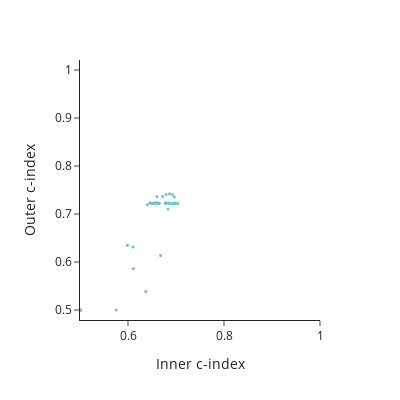
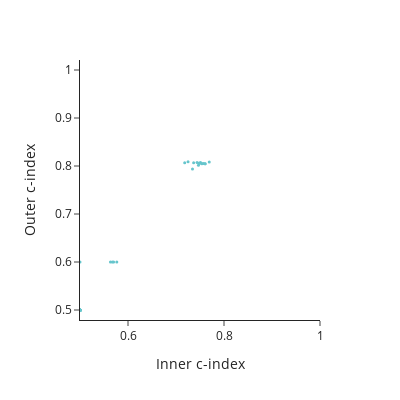
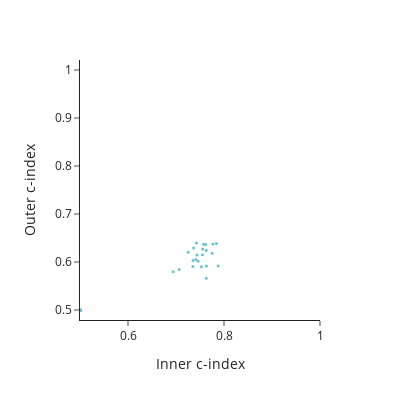
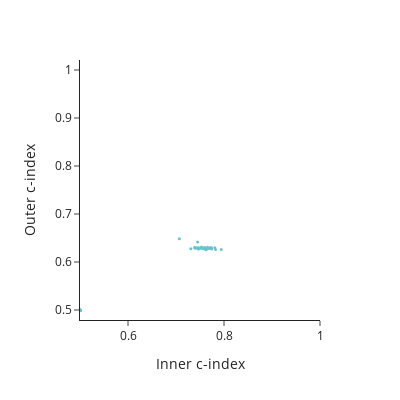

Notebook code for these charts, in order:
### Code cell
show_hyperparameter_analysis('fa2590ba961c447eaabb0a19dc8d3281')

### Figure 1 — Plotly figure (JSON) as saved in the notebook; plotly's stock layout.template omitted (floating-point values rounded to 4 significant figures)
{"data": [{"customdata": [["<br>estimator__inner:<br>  alphas:<br>  - 72.908<br>  l1_ratio: 0.85<br>missing_fraction: 0.625<br>"], ["<br>estimator__inner:<br>  alphas:<br>  - 753.384<br>  l1_ratio: 0.631<br>missing_fraction: 0.211<br>"], ["<br>estimator__inner:<br>  alphas:<br>  - 39.83<br>  l1_ratio: 0.429<br>missing_fraction: 0.234<br>"], ["<br>estimator__inner:<br>  alphas:<br>  - 80.861<br>  l1_ratio: 0.616<br>missing_fraction: 0.507<br>"], ["<br>estimator__inner:<br>  alphas:<br>  - 0.775<br>  l1_ratio: 0.125<br>missing_fraction: 0.254<br>"], ["<br>estimator__inner:<br>  alphas:<br>  - 15.998<br>  l1_ratio: 0.742<br>missing_fraction: 0.639<br>"], ["<br>estimator__inner:<br>  alphas:<br>  - 1.433<br>  l1_ratio: 0.852<br>missing_fraction: 0.794<br>"], ["<br>estimator__inner:<br>  alphas:<br>  - 534.962<br>  l1_ratio: 0.887<br>missing_fraction: 0.467<br>"], ["<br>estimator__inner:<br>  alphas:<br>  - 1.006<br>  l1_ratio: 0.822<br>missing_fraction: 0.905<br>"], ["<br>estimator__inner:<br>  alphas:<br>  - 0.143<br>  l1_ratio: 0.53<br>missing_fraction: 0.788<br>"], ["<br>estimator__inner:<br>  alphas:<br>  - 4.439<br>  l1_ratio: 0.381<br>missing_fraction: 0.532<br>"], ["<br>estimator__inner:<br>  alphas:<br>  - 1.23<br>  l1_ratio: 0.846<br>missing_fraction: 0.929<br>"], ["<br>estimator__inner:<br>  alphas:<br>  - 0.488<br>  l1_ratio: 0.723<br>missing_fraction: 0.76<br>"], ["<br>estimator__inner:<br>  alphas:<br>  - 0.895<br>  l1_ratio: 0.858<br>missing_fraction: 0.906<br>"], ["<br>estimator__inner:<br>  alphas:<br>  - 4.15<br>  l1_ratio: 0.676<br>missing_fraction: 0.926<br>"], ["<br>estimator__inner:<br>  alphas:<br>  - 0.785<br>  l1_ratio: 0.519<br>missing_fraction: 0.383<br>"], ["<br>estimator__inner:<br>  alphas:<br>  - 3.698<br>  l1_ratio: 0.871<br>missing_fraction: 0.736<br>"], ["<br>estimator__inner:<br>  alphas:<br>  - 485.82<br>  l1_ratio: 0.897<br>missing_fraction: 0.441<br>"], ["<br>estimator__inner:<br>  alphas:<br>  - 35.708<br>  l1_ratio: 0.163<br>missing_fraction: 0.441<br>"], ["<br>estimator__inner:<br>  alphas:<br>  - 40.476<br>  l1_ratio: 0.878<br>missing_fraction: 0.817<br>"], ["<br>estimator__inner:<br>  alphas:<br>  - 0.278<br>  l1_ratio: 0.766<br>missing_fraction: 0.539<br>"], ["<br>estimator__inner:<br>  alphas:<br>  - 49.038<br>  l1_ratio: 0.346<br>missing_fraction: 0.451<br>"], ["<br>estimator__inner:<br>  alphas:<br>  - 1.179<br>  l1_ratio: 0.887<br>missing_fraction: 0.737<br>"], ["<br>estimator__inner:<br>  alphas:<br>  - 82.854<br>  l1_ratio: 0.19<br>missing_fraction: 0.481<br>"], ["<br>estimator__inner:<br>  alphas:<br>  - 26.09<br>  l1_ratio: 0.269<br>missing_fraction: 0.834<br>"], ["<br>estimator__inner:<br>  alphas:<br>  - 0.372<br>  l1_ratio: 0.675<br>missing_fraction: 0.159<br>"], ["<br>estimator__inner:<br>  alphas:<br>  - 9.135<br>  l1_ratio: 0.725<br>missing_fraction: 0.908<br>"], ["<br>estimator__inner:<br>  alphas:<br>  - 734.016<br>  l1_ratio: 0.239<br>missing_fraction: 0.5<br>"], ["<br>estimator__inner:<br>  alphas:<br>  - 0.422<br>  l1_ratio: 0.747<br>missing_fraction: 0.576<br>"], ["<br>estimator__inner:<br>  alphas:<br>  - 714.096<br>  l1_ratio: 0.858<br>missing_fraction: 0.444<br>"], ["<br>estimator__inner:<br>  alphas:<br>  - 246.514<br>  l1_ratio: 0.42<br>missing_fraction: 0.659<br>"], ["<br>estimator__inner:<br>  alphas:<br>  - 427.469<br>  l1_ratio: 0.862<br>missing_fraction: 0.358<br>"], ["<br>estimator__inner:<br>  alphas:<br>  - 953.271<br>  l1_ratio: 0.75<br>missing_fraction: 0.83<br>"], ["<br>estimator__inner:<br>  alphas:<br>  - 93.053<br>  l1_ratio: 0.856<br>missing_fraction: 0.64<br>"], ["<br>estimator__inner:<br>  alphas:<br>  - 970.586<br>  l1_ratio: 0.725<br>missing_fraction: 0.638<br>"], ["<br>estimator__inner:<br>  alphas:<br>  - 14.176<br>  l1_ratio: 0.354<br>missing_fraction: 0.933<br>"], ["<br>estimator__inner:<br>  alphas:<br>  - 0.128<br>  l1_ratio: 0.559<br>missing_fraction: 0.288<br>"], ["<br>estimator__inner:<br>  alphas:<br>  - 0.118<br>  l1_ratio: 0.532<br>missing_fraction: 0.313<br>"], ["<br>estimator__inner:<br>  alphas:<br>  - 0.103<br>  l1_ratio: 0.527<br>missing_fraction: 0.328<br>"], ["<br>estimator__inner:<br>  alphas:<br>  - 0.113<br>  l1_ratio: 0.518<br>missing_fraction: 0.286<br>"], ["<br>estimator__inner:<br>  alphas:<br>  - 0.102<br>  l1_ratio: 0.556<br>missing_fraction: 0.293<br>"], ["<br>estimator__inner:<br>  alphas:<br>  - 0.106<br>  l1_ratio: 0.579<br>missing_fraction: 0.268<br>"], ["<br>estimator__inner:<br>  alphas:<br>  - 0.125<br>  l1_ratio: 0.529<br>missing_fraction: 0.269<br>"], ["<br>estimator__inner:<br>  alphas:<br>  - 0.103<br>  l1_ratio: 0.55<br>missing_fraction: 0.309<br>"], ["<br>estimator__inner:<br>  alphas:<br>  - 0.148<br>  l1_ratio: 0.539<br>missing_fraction: 0.292<br>"], ["<br>estimator__inner:<br>  alphas:<br>  - 0.109<br>  l1_ratio: 0.539<br>missing_fraction: 0.292<br>"], ["<br>estimator__inner:<br>  alphas:<br>  - 0.104<br>  l1_ratio: 0.585<br>missing_fraction: 0.295<br>"], ["<br>estimator__inner:<br>  alphas:<br>  - 0.119<br>  l1_ratio: 0.535<br>missing_fraction: 0.297<br>"], ["<br>estimator__inner:<br>  alphas:<br>  - 0.115<br>  l1_ratio: 0.015<br>missing_fraction: 0.326<br>"], ["<br>estimator__inner:<br>  alphas:<br>  - 0.117<br>  l1_ratio: 0.54<br>missing_fraction: 0.308<br>"], ["<br>estimator__inner:<br>  alphas:<br>  - 0.111<br>  l1_ratio: 0.532<br>missing_fraction: 0.351<br>"], ["<br>estimator__inner:<br>  alphas:<br>  - 0.103<br>  l1_ratio: 0.55<br>missing_fraction: 0.298<br>"], ["<br>estimator__inner:<br>  alphas:<br>  - 0.168<br>  l1_ratio: 0.024<br>missing_fraction: 0.297<br>"], ["<br>estimator__inner:<br>  alphas:<br>  - 0.112<br>  l1_ratio: 0.559<br>missing_fraction: 0.32<br>"], ["<br>estimator__inner:<br>  alphas:<br>  - 0.106<br>  l1_ratio: 0.003<br>missing_fraction: 0.316<br>"], ["<br>estimator__inner:<br>  alphas:<br>  - 0.109<br>  l1_ratio: 0.518<br>missing_fraction: 0.35<br>"], ["<br>estimator__inner:<br>  alphas:<br>  - 0.127<br>  l1_ratio: 0.048<br>missing_fraction: 0.306<br>"], ["<br>estimator__inner:<br>  alphas:<br>  - 0.11<br>  l1_ratio: 0.545<br>missing_fraction: 0.296<br>"], ["<br>estimator__inner:<br>  alphas:<br>  - 0.137<br>  l1_ratio: 0.009<br>missing_fraction: 0.335<br>"], ["<br>estimator__inner:<br>  alphas:<br>  - 0.1<br>  l1_ratio: 0.538<br>missing_fraction: 0.266<br>"], ["<br>estimator__inner:<br>  alphas:<br>  - 0.11<br>  l1_ratio: 0.59<br>missing_fraction: 0.313<br>"], ["<br>estimator__inner:<br>  alphas:<br>  - 0.127<br>  l1_ratio: 0.532<br>missing_fraction: 0.305<br>"], ["<br>estimator__inner:<br>  alphas:<br>  - 0.101<br>  l1_ratio: 0.556<br>missing_fraction: 0.304<br>"], ["<br>estimator__inner:<br>  alphas:<br>  - 0.106<br>  l1_ratio: 0.527<br>missing_fraction: 0.314<br>"], ["<br>estimator__inner:<br>  alphas:<br>  - 0.113<br>  l1_ratio: 0.534<br>missing_fraction: 0.294<br>"], ["<br>estimator__inner:<br>  alphas:<br>  - 0.105<br>  l1_ratio: 0.54<br>missing_fraction: 0.303<br>"]], "hovertemplate": "inner=%{x:.1f}<br>outer=%{y}<br>hyperparameters=%{customdata[0]}<extra></extra>", "legendgroup": "", "marker": {"color": "rgb(102, 197, 204)", "symbol": "circle", "size": 3}, "mode": "markers", "name": "", "orientation": "v", "showlegend": false, "x": [0.5, 0.5, 0.5, 0.5, 0.6834, 0.5, 0.5, 0.5, 0.5, 0.6721, 0.5, 0.5, 0.6109, 0.5754, 0.5, 0.6369, 0.5, 0.5, 0.5, 0.5, 0.5986, 0.5, 0.5, 0.5, 0.5, 0.6104, 0.5, 0.5, 0.6681, 0.5, 0.5, 0.5, 0.5, 0.5, 0.5, 0.5, 0.6933, 0.6647, 0.6617, 0.6582, 0.6949, 0.6651, 0.6495, 0.6583, 0.6404, 0.6563, 0.6494, 0.6586, 0.6926, 0.6864, 0.6779, 0.6804, 0.6603, 0.6991, 0.6864, 0.678, 0.6965, 0.6526, 0.6793, 0.6455, 0.7035, 0.6961, 0.6787, 0.6865, 0.6932, 0.6847], "xaxis": "x", "y": [0.5, 0.5, 0.5, 0.5, 0.7105, 0.5, 0.5, 0.5, 0.5, 0.7364, 0.5, 0.5, 0.5865, 0.5, 0.5, 0.5387, 0.5, 0.5, 0.5, 0.5, 0.6349, 0.5, 0.5, 0.5, 0.5, 0.6313, 0.5, 0.5, 0.6137, 0.5, 0.5, 0.5, 0.5, 0.5, 0.5, 0.5, 0.7207, 0.7221, 0.7232, 0.7227, 0.723, 0.7224, 0.7216, 0.723, 0.719, 0.7227, 0.7224, 0.7219, 0.7404, 0.7221, 0.7226, 0.7229, 0.7367, 0.7221, 0.7422, 0.723, 0.7354, 0.7225, 0.7404, 0.7232, 0.7219, 0.7214, 0.723, 0.723, 0.7225, 0.723], "yaxis": "y", "type": "scatter"}], "layout": {"xaxis": {"anchor": "y", "domain": [0.0, 1.0], "title": {"text": "Inner c-index"}, "range": [0.5, 1]}, "yaxis": {"anchor": "x", "domain": [0.0, 1.0], "title": {"text": "Outer c-index"}, "scaleanchor": "x", "scaleratio": 1, "range": [0.5, 1]}, "legend": {"tracegroupgap": 0}, "margin": {"t": 60}, "height": 400, "width": 400}}

### Figure 2 — Plotly figure (JSON) as saved in the notebook; plotly's stock layout.template omitted (floating-point values rounded to 4 significant figures)
{"data": [{"customdata": [["<br>estimator__inner:<br>  alphas:<br>  - 0.152<br>  l1_ratio: 0.67<br>missing_fraction: 0.562<br>"], ["<br>estimator__inner:<br>  alphas:<br>  - 876.864<br>  l1_ratio: 0.891<br>missing_fraction: 0.201<br>"], ["<br>estimator__inner:<br>  alphas:<br>  - 5.453<br>  l1_ratio: 0.372<br>missing_fraction: 0.356<br>"], ["<br>estimator__inner:<br>  alphas:<br>  - 98.436<br>  l1_ratio: 0.616<br>missing_fraction: 0.673<br>"], ["<br>estimator__inner:<br>  alphas:<br>  - 160.838<br>  l1_ratio: 0.581<br>missing_fraction: 0.49<br>"], ["<br>estimator__inner:<br>  alphas:<br>  - 0.7<br>  l1_ratio: 0.58<br>missing_fraction: 0.225<br>"], ["<br>estimator__inner:<br>  alphas:<br>  - 55.396<br>  l1_ratio: 0.283<br>missing_fraction: 0.685<br>"], ["<br>estimator__inner:<br>  alphas:<br>  - 4.71<br>  l1_ratio: 0.489<br>missing_fraction: 0.841<br>"], ["<br>estimator__inner:<br>  alphas:<br>  - 20.466<br>  l1_ratio: 0.107<br>missing_fraction: 0.636<br>"], ["<br>estimator__inner:<br>  alphas:<br>  - 0.254<br>  l1_ratio: 0.102<br>missing_fraction: 0.554<br>"], ["<br>estimator__inner:<br>  alphas:<br>  - 38.104<br>  l1_ratio: 0.868<br>missing_fraction: 0.168<br>"], ["<br>estimator__inner:<br>  alphas:<br>  - 0.907<br>  l1_ratio: 0.345<br>missing_fraction: 0.221<br>"], ["<br>estimator__inner:<br>  alphas:<br>  - 688.674<br>  l1_ratio: 0.874<br>missing_fraction: 0.817<br>"], ["<br>estimator__inner:<br>  alphas:<br>  - 7.137<br>  l1_ratio: 0.223<br>missing_fraction: 0.104<br>"], ["<br>estimator__inner:<br>  alphas:<br>  - 90.742<br>  l1_ratio: 0.521<br>missing_fraction: 0.266<br>"], ["<br>estimator__inner:<br>  alphas:<br>  - 0.116<br>  l1_ratio: 0.518<br>missing_fraction: 0.682<br>"], ["<br>estimator__inner:<br>  alphas:<br>  - 67.543<br>  l1_ratio: 0.889<br>missing_fraction: 0.558<br>"], ["<br>estimator__inner:<br>  alphas:<br>  - 7.038<br>  l1_ratio: 0.763<br>missing_fraction: 0.683<br>"], ["<br>estimator__inner:<br>  alphas:<br>  - 137.344<br>  l1_ratio: 0.882<br>missing_fraction: 0.195<br>"], ["<br>estimator__inner:<br>  alphas:<br>  - 2.32<br>  l1_ratio: 0.646<br>missing_fraction: 0.207<br>"], ["<br>estimator__inner:<br>  alphas:<br>  - 711.502<br>  l1_ratio: 0.759<br>missing_fraction: 0.653<br>"], ["<br>estimator__inner:<br>  alphas:<br>  - 47.927<br>  l1_ratio: 0.138<br>missing_fraction: 0.984<br>"], ["<br>estimator__inner:<br>  alphas:<br>  - 203.498<br>  l1_ratio: 0.218<br>missing_fraction: 0.771<br>"], ["<br>estimator__inner:<br>  alphas:<br>  - 13.779<br>  l1_ratio: 0.505<br>missing_fraction: 0.339<br>"], ["<br>estimator__inner:<br>  alphas:<br>  - 97.736<br>  l1_ratio: 0.509<br>missing_fraction: 0.893<br>"], ["<br>estimator__inner:<br>  alphas:<br>  - 54.869<br>  l1_ratio: 0.715<br>missing_fraction: 0.815<br>"], ["<br>estimator__inner:<br>  alphas:<br>  - 3.11<br>  l1_ratio: 0.87<br>missing_fraction: 0.885<br>"], ["<br>estimator__inner:<br>  alphas:<br>  - 0.206<br>  l1_ratio: 0.731<br>missing_fraction: 0.827<br>"], ["<br>estimator__inner:<br>  alphas:<br>  - 0.53<br>  l1_ratio: 0.704<br>missing_fraction: 0.49<br>"], ["<br>estimator__inner:<br>  alphas:<br>  - 255.067<br>  l1_ratio: 0.284<br>missing_fraction: 0.178<br>"], ["<br>estimator__inner:<br>  alphas:<br>  - 3.12<br>  l1_ratio: 0.361<br>missing_fraction: 0.599<br>"], ["<br>estimator__inner:<br>  alphas:<br>  - 17.644<br>  l1_ratio: 0.671<br>missing_fraction: 0.921<br>"], ["<br>estimator__inner:<br>  alphas:<br>  - 571.802<br>  l1_ratio: 0.339<br>missing_fraction: 0.166<br>"], ["<br>estimator__inner:<br>  alphas:<br>  - 0.64<br>  l1_ratio: 0.192<br>missing_fraction: 0.478<br>"], ["<br>estimator__inner:<br>  alphas:<br>  - 0.286<br>  l1_ratio: 0.863<br>missing_fraction: 0.151<br>"], ["<br>estimator__inner:<br>  alphas:<br>  - 161.451<br>  l1_ratio: 0.556<br>missing_fraction: 0.853<br>"], ["<br>estimator__inner:<br>  alphas:<br>  - 0.115<br>  l1_ratio: 0.821<br>missing_fraction: 0.454<br>"], ["<br>estimator__inner:<br>  alphas:<br>  - 0.103<br>  l1_ratio: 0.436<br>missing_fraction: 0.453<br>"], ["<br>estimator__inner:<br>  alphas:<br>  - 0.106<br>  l1_ratio: 0.431<br>missing_fraction: 0.446<br>"], ["<br>estimator__inner:<br>  alphas:<br>  - 0.122<br>  l1_ratio: 0.809<br>missing_fraction: 0.452<br>"], ["<br>estimator__inner:<br>  alphas:<br>  - 0.14<br>  l1_ratio: 0.81<br>missing_fraction: 0.407<br>"], ["<br>estimator__inner:<br>  alphas:<br>  - 0.105<br>  l1_ratio: 0.033<br>missing_fraction: 0.449<br>"], ["<br>estimator__inner:<br>  alphas:<br>  - 0.102<br>  l1_ratio: 0.82<br>missing_fraction: 0.445<br>"], ["<br>estimator__inner:<br>  alphas:<br>  - 0.118<br>  l1_ratio: 0.054<br>missing_fraction: 0.457<br>"], ["<br>estimator__inner:<br>  alphas:<br>  - 0.11<br>  l1_ratio: 0.021<br>missing_fraction: 0.453<br>"], ["<br>estimator__inner:<br>  alphas:<br>  - 0.145<br>  l1_ratio: 0.82<br>missing_fraction: 0.422<br>"], ["<br>estimator__inner:<br>  alphas:<br>  - 0.137<br>  l1_ratio: 0.428<br>missing_fraction: 0.468<br>"], ["<br>estimator__inner:<br>  alphas:<br>  - 0.11<br>  l1_ratio: 0.81<br>missing_fraction: 0.445<br>"], ["<br>estimator__inner:<br>  alphas:<br>  - 0.134<br>  l1_ratio: 0.439<br>missing_fraction: 0.456<br>"]], "hovertemplate": "inner=%{x:.1f}<br>outer=%{y}<br>hyperparameters=%{customdata[0]}<extra></extra>", "legendgroup": "", "marker": {"color": "rgb(102, 197, 204)", "symbol": "circle", "size": 3}, "mode": "markers", "name": "", "orientation": "v", "showlegend": false, "x": [0.7512, 0.5, 0.5, 0.5, 0.5, 0.5, 0.5, 0.5701, 0.5634, 0.7606, 0.5, 0.5, 0.5, 0.5, 0.5, 0.7575, 0.5, 0.5, 0.5, 0.5, 0.5, 0.5, 0.5, 0.5, 0.5, 0.5, 0.5, 0.7343, 0.5673, 0.5, 0.5767, 0.5, 0.5, 0.7468, 0.5, 0.5, 0.7439, 0.7478, 0.7535, 0.7181, 0.7693, 0.7684, 0.7484, 0.7673, 0.7662, 0.7251, 0.7539, 0.7367, 0.7607], "xaxis": "x", "y": [0.8073, 0.5, 0.5, 0.5, 0.5, 0.5, 0.5, 0.6002, 0.6002, 0.8046, 0.5, 0.5, 0.5, 0.5, 0.5, 0.8052, 0.5, 0.5, 0.5, 0.5, 0.5, 0.5, 0.5, 0.5, 0.5, 0.5, 0.6002, 0.7935, 0.6002, 0.5, 0.6002, 0.5, 0.5, 0.8017, 0.5, 0.5, 0.8071, 0.8052, 0.8053, 0.8068, 0.8084, null, 0.8065, null, null, 0.8091, 0.8049, 0.8069, 0.8049], "yaxis": "y", "type": "scatter"}], "layout": {"xaxis": {"anchor": "y", "domain": [0.0, 1.0], "title": {"text": "Inner c-index"}, "range": [0.5, 1]}, "yaxis": {"anchor": "x", "domain": [0.0, 1.0], "title": {"text": "Outer c-index"}, "scaleanchor": "x", "scaleratio": 1, "range": [0.5, 1]}, "legend": {"tracegroupgap": 0}, "margin": {"t": 60}, "height": 400, "width": 400}}

### Figure 3 — Plotly figure (JSON) as saved in the notebook; plotly's stock layout.template omitted (floating-point values rounded to 4 significant figures)
{"data": [{"customdata": [["<br>estimator__inner:<br>  alphas:<br>  - 6.057<br>  l1_ratio: 0.801<br>missing_fraction: 0.416<br>"], ["<br>estimator__inner:<br>  alphas:<br>  - 2.75<br>  l1_ratio: 0.299<br>missing_fraction: 0.183<br>"], ["<br>estimator__inner:<br>  alphas:<br>  - 0.251<br>  l1_ratio: 0.288<br>missing_fraction: 0.718<br>"], ["<br>estimator__inner:<br>  alphas:<br>  - 311.693<br>  l1_ratio: 0.526<br>missing_fraction: 0.891<br>"], ["<br>estimator__inner:<br>  alphas:<br>  - 0.11<br>  l1_ratio: 0.755<br>missing_fraction: 0.847<br>"], ["<br>estimator__inner:<br>  alphas:<br>  - 250.231<br>  l1_ratio: 0.897<br>missing_fraction: 0.61<br>"], ["<br>estimator__inner:<br>  alphas:<br>  - 0.141<br>  l1_ratio: 0.87<br>missing_fraction: 0.993<br>"], ["<br>estimator__inner:<br>  alphas:<br>  - 960.332<br>  l1_ratio: 0.452<br>missing_fraction: 0.104<br>"], ["<br>estimator__inner:<br>  alphas:<br>  - 51.494<br>  l1_ratio: 0.836<br>missing_fraction: 0.595<br>"], ["<br>estimator__inner:<br>  alphas:<br>  - 22.7<br>  l1_ratio: 0.787<br>missing_fraction: 0.941<br>"], ["<br>estimator__inner:<br>  alphas:<br>  - 0.721<br>  l1_ratio: 0.704<br>missing_fraction: 0.803<br>"], ["<br>estimator__inner:<br>  alphas:<br>  - 4.356<br>  l1_ratio: 0.7<br>missing_fraction: 0.897<br>"], ["<br>estimator__inner:<br>  alphas:<br>  - 101.165<br>  l1_ratio: 0.302<br>missing_fraction: 0.379<br>"], ["<br>estimator__inner:<br>  alphas:<br>  - 627.961<br>  l1_ratio: 0.857<br>missing_fraction: 0.666<br>"], ["<br>estimator__inner:<br>  alphas:<br>  - 1.071<br>  l1_ratio: 0.823<br>missing_fraction: 0.456<br>"], ["<br>estimator__inner:<br>  alphas:<br>  - 0.138<br>  l1_ratio: 0.22<br>missing_fraction: 0.854<br>"], ["<br>estimator__inner:<br>  alphas:<br>  - 761.043<br>  l1_ratio: 0.793<br>missing_fraction: 0.483<br>"], ["<br>estimator__inner:<br>  alphas:<br>  - 21.815<br>  l1_ratio: 0.844<br>missing_fraction: 1.0<br>"], ["<br>estimator__inner:<br>  alphas:<br>  - 12.163<br>  l1_ratio: 0.612<br>missing_fraction: 0.891<br>"], ["<br>estimator__inner:<br>  alphas:<br>  - 735.925<br>  l1_ratio: 0.677<br>missing_fraction: 0.782<br>"], ["<br>estimator__inner:<br>  alphas:<br>  - 37.384<br>  l1_ratio: 0.879<br>missing_fraction: 0.807<br>"], ["<br>estimator__inner:<br>  alphas:<br>  - 3.299<br>  l1_ratio: 0.361<br>missing_fraction: 0.205<br>"], ["<br>estimator__inner:<br>  alphas:<br>  - 0.437<br>  l1_ratio: 0.59<br>missing_fraction: 0.179<br>"], ["<br>estimator__inner:<br>  alphas:<br>  - 549.884<br>  l1_ratio: 0.723<br>missing_fraction: 0.184<br>"], ["<br>estimator__inner:<br>  alphas:<br>  - 10.753<br>  l1_ratio: 0.198<br>missing_fraction: 0.897<br>"], ["<br>estimator__inner:<br>  alphas:<br>  - 0.209<br>  l1_ratio: 0.686<br>missing_fraction: 0.193<br>"], ["<br>estimator__inner:<br>  alphas:<br>  - 882.831<br>  l1_ratio: 0.63<br>missing_fraction: 0.291<br>"], ["<br>estimator__inner:<br>  alphas:<br>  - 549.134<br>  l1_ratio: 0.673<br>missing_fraction: 0.173<br>"], ["<br>estimator__inner:<br>  alphas:<br>  - 0.667<br>  l1_ratio: 0.879<br>missing_fraction: 0.472<br>"], ["<br>estimator__inner:<br>  alphas:<br>  - 0.139<br>  l1_ratio: 0.662<br>missing_fraction: 0.542<br>"], ["<br>estimator__inner:<br>  alphas:<br>  - 13.664<br>  l1_ratio: 0.899<br>missing_fraction: 0.487<br>"], ["<br>estimator__inner:<br>  alphas:<br>  - 0.848<br>  l1_ratio: 0.81<br>missing_fraction: 0.509<br>"], ["<br>estimator__inner:<br>  alphas:<br>  - 1.744<br>  l1_ratio: 0.819<br>missing_fraction: 0.487<br>"], ["<br>estimator__inner:<br>  alphas:<br>  - 0.11<br>  l1_ratio: 0.894<br>missing_fraction: 0.323<br>"], ["<br>estimator__inner:<br>  alphas:<br>  - 40.454<br>  l1_ratio: 0.412<br>missing_fraction: 0.467<br>"], ["<br>estimator__inner:<br>  alphas:<br>  - 11.934<br>  l1_ratio: 0.788<br>missing_fraction: 0.906<br>"], ["<br>estimator__inner:<br>  alphas:<br>  - 0.274<br>  l1_ratio: 0.067<br>missing_fraction: 0.698<br>"], ["<br>estimator__inner:<br>  alphas:<br>  - 0.297<br>  l1_ratio: 0.748<br>missing_fraction: 0.724<br>"], ["<br>estimator__inner:<br>  alphas:<br>  - 0.281<br>  l1_ratio: 0.038<br>missing_fraction: 0.716<br>"], ["<br>estimator__inner:<br>  alphas:<br>  - 0.31<br>  l1_ratio: 0.752<br>missing_fraction: 0.682<br>"], ["<br>estimator__inner:<br>  alphas:<br>  - 0.284<br>  l1_ratio: 0.01<br>missing_fraction: 0.696<br>"], ["<br>estimator__inner:<br>  alphas:<br>  - 0.255<br>  l1_ratio: 0.529<br>missing_fraction: 0.703<br>"], ["<br>estimator__inner:<br>  alphas:<br>  - 0.256<br>  l1_ratio: 0.757<br>missing_fraction: 0.701<br>"], ["<br>estimator__inner:<br>  alphas:<br>  - 0.335<br>  l1_ratio: 0.758<br>missing_fraction: 0.709<br>"], ["<br>estimator__inner:<br>  alphas:<br>  - 0.324<br>  l1_ratio: 0.743<br>missing_fraction: 0.737<br>"], ["<br>estimator__inner:<br>  alphas:<br>  - 0.302<br>  l1_ratio: 0.753<br>missing_fraction: 0.688<br>"], ["<br>estimator__inner:<br>  alphas:<br>  - 0.307<br>  l1_ratio: 0.749<br>missing_fraction: 0.709<br>"], ["<br>estimator__inner:<br>  alphas:<br>  - 0.286<br>  l1_ratio: 0.053<br>missing_fraction: 0.695<br>"], ["<br>estimator__inner:<br>  alphas:<br>  - 0.276<br>  l1_ratio: 0.737<br>missing_fraction: 0.712<br>"], ["<br>estimator__inner:<br>  alphas:<br>  - 0.298<br>  l1_ratio: 0.013<br>missing_fraction: 0.698<br>"], ["<br>estimator__inner:<br>  alphas:<br>  - 0.278<br>  l1_ratio: 0.731<br>missing_fraction: 0.345<br>"], ["<br>estimator__inner:<br>  alphas:<br>  - 0.321<br>  l1_ratio: 0.748<br>missing_fraction: 0.688<br>"], ["<br>estimator__inner:<br>  alphas:<br>  - 0.288<br>  l1_ratio: 0.064<br>missing_fraction: 0.704<br>"], ["<br>estimator__inner:<br>  alphas:<br>  - 0.244<br>  l1_ratio: 0.005<br>missing_fraction: 0.72<br>"], ["<br>estimator__inner:<br>  alphas:<br>  - 0.252<br>  l1_ratio: 0.05<br>missing_fraction: 0.714<br>"], ["<br>estimator__inner:<br>  alphas:<br>  - 0.294<br>  l1_ratio: 0.081<br>missing_fraction: 0.733<br>"], ["<br>estimator__inner:<br>  alphas:<br>  - 0.269<br>  l1_ratio: 0.748<br>missing_fraction: 0.718<br>"], ["<br>estimator__inner:<br>  alphas:<br>  - 0.297<br>  l1_ratio: 0.055<br>missing_fraction: 0.678<br>"], ["<br>estimator__inner:<br>  alphas:<br>  - 0.278<br>  l1_ratio: 0.769<br>missing_fraction: 0.667<br>"], ["<br>estimator__inner:<br>  alphas:<br>  - 0.245<br>  l1_ratio: 0.762<br>missing_fraction: 0.707<br>"], ["<br>estimator__inner:<br>  alphas:<br>  - 0.3<br>  l1_ratio: 0.09<br>missing_fraction: 0.687<br>"], ["<br>estimator__inner:<br>  alphas:<br>  - 0.253<br>  l1_ratio: 0.036<br>missing_fraction: 0.723<br>"], ["<br>estimator__inner:<br>  alphas:<br>  - 0.31<br>  l1_ratio: 0.009<br>missing_fraction: 0.69<br>"], ["<br>estimator__inner:<br>  alphas:<br>  - 0.253<br>  l1_ratio: 0.739<br>missing_fraction: 0.71<br>"], ["<br>estimator__inner:<br>  alphas:<br>  - 0.282<br>  l1_ratio: 0.007<br>missing_fraction: 0.729<br>"], ["<br>estimator__inner:<br>  alphas:<br>  - 0.331<br>  l1_ratio: 0.767<br>missing_fraction: 0.692<br>"]], "hovertemplate": "inner=%{x:.1f}<br>outer=%{y}<br>hyperparameters=%{customdata[0]}<extra></extra>", "legendgroup": "", "marker": {"color": "rgb(102, 197, 204)", "symbol": "circle", "size": 3}, "mode": "markers", "name": "", "orientation": "v", "showlegend": false, "x": [0.5, 0.5, 0.7633, 0.5, 0.7878, 0.5, 0.7066, 0.5, 0.5, 0.5, 0.5, 0.5, 0.5, 0.5, 0.5, 0.7461, 0.5, 0.5, 0.5, 0.5, 0.5, 0.5, 0.5, 0.5, 0.5, 0.763, 0.5, 0.5, 0.5, 0.7352, 0.5, 0.5, 0.5, 0.7529, 0.5, 0.5, 0.7551, 0.5, 0.7555, 0.5, 0.7575, 0.6942, 0.5, 0.5, 0.5, 0.5, 0.5, 0.7256, 0.5, 0.7621, 0.5, 0.5, 0.7437, 0.7426, 0.7631, 0.7414, 0.5, 0.7755, 0.5, 0.5, 0.7354, 0.7366, 0.7768, 0.5, 0.7841, 0.5], "xaxis": "x", "y": [0.5, 0.5, 0.5919, 0.5, 0.5919, 0.5, 0.5844, 0.5, 0.5, 0.5, 0.5, 0.5, 0.5, 0.5, 0.5, 0.6014, 0.5, 0.5, 0.5, 0.5, 0.5, 0.5, 0.5, 0.5, 0.5, 0.5661, 0.5, 0.5, 0.5, 0.5905, 0.5, 0.5, 0.5, 0.5899, 0.5, 0.5, 0.6151, 0.5, 0.6271, 0.5, 0.6371, 0.5796, 0.5, 0.5, 0.5, 0.5, 0.5, 0.6201, 0.5, 0.6362, 0.5, 0.5, 0.6145, 0.6394, 0.6238, 0.6053, 0.5, 0.6182, 0.5, 0.5, 0.6033, 0.629, 0.6375, 0.5, 0.6386, 0.5], "yaxis": "y", "type": "scatter"}], "layout": {"xaxis": {"anchor": "y", "domain": [0.0, 1.0], "title": {"text": "Inner c-index"}, "range": [0.5, 1]}, "yaxis": {"anchor": "x", "domain": [0.0, 1.0], "title": {"text": "Outer c-index"}, "scaleanchor": "x", "scaleratio": 1, "range": [0.5, 1]}, "legend": {"tracegroupgap": 0}, "margin": {"t": 60}, "height": 400, "width": 400}}

### Figure 4 — Plotly figure (JSON) as saved in the notebook; plotly's stock layout.template omitted (floating-point values rounded to 4 significant figures)
{"data": [{"customdata": [["<br>estimator__inner:<br>  alphas:<br>  - 7.905<br>  l1_ratio: 0.24<br>missing_fraction: 0.342<br>"], ["<br>estimator__inner:<br>  alphas:<br>  - 21.147<br>  l1_ratio: 0.678<br>missing_fraction: 0.576<br>"], ["<br>estimator__inner:<br>  alphas:<br>  - 14.706<br>  l1_ratio: 0.293<br>missing_fraction: 0.195<br>"], ["<br>estimator__inner:<br>  alphas:<br>  - 0.648<br>  l1_ratio: 0.887<br>missing_fraction: 0.652<br>"], ["<br>estimator__inner:<br>  alphas:<br>  - 115.676<br>  l1_ratio: 0.883<br>missing_fraction: 0.408<br>"], ["<br>estimator__inner:<br>  alphas:<br>  - 246.031<br>  l1_ratio: 0.17<br>missing_fraction: 0.105<br>"], ["<br>estimator__inner:<br>  alphas:<br>  - 0.149<br>  l1_ratio: 0.453<br>missing_fraction: 0.525<br>"], ["<br>estimator__inner:<br>  alphas:<br>  - 2.468<br>  l1_ratio: 0.78<br>missing_fraction: 0.985<br>"], ["<br>estimator__inner:<br>  alphas:<br>  - 432.836<br>  l1_ratio: 0.328<br>missing_fraction: 0.11<br>"], ["<br>estimator__inner:<br>  alphas:<br>  - 1.501<br>  l1_ratio: 0.291<br>missing_fraction: 0.498<br>"], ["<br>estimator__inner:<br>  alphas:<br>  - 327.369<br>  l1_ratio: 0.866<br>missing_fraction: 0.951<br>"], ["<br>estimator__inner:<br>  alphas:<br>  - 0.184<br>  l1_ratio: 0.379<br>missing_fraction: 0.525<br>"], ["<br>estimator__inner:<br>  alphas:<br>  - 2.496<br>  l1_ratio: 0.858<br>missing_fraction: 0.4<br>"], ["<br>estimator__inner:<br>  alphas:<br>  - 31.142<br>  l1_ratio: 0.826<br>missing_fraction: 0.313<br>"], ["<br>estimator__inner:<br>  alphas:<br>  - 697.672<br>  l1_ratio: 0.609<br>missing_fraction: 0.961<br>"], ["<br>estimator__inner:<br>  alphas:<br>  - 75.602<br>  l1_ratio: 0.835<br>missing_fraction: 0.555<br>"], ["<br>estimator__inner:<br>  alphas:<br>  - 18.909<br>  l1_ratio: 0.861<br>missing_fraction: 0.24<br>"], ["<br>estimator__inner:<br>  alphas:<br>  - 658.819<br>  l1_ratio: 0.186<br>missing_fraction: 0.879<br>"], ["<br>estimator__inner:<br>  alphas:<br>  - 24.447<br>  l1_ratio: 0.874<br>missing_fraction: 0.63<br>"], ["<br>estimator__inner:<br>  alphas:<br>  - 133.065<br>  l1_ratio: 0.683<br>missing_fraction: 0.475<br>"], ["<br>estimator__inner:<br>  alphas:<br>  - 389.28<br>  l1_ratio: 0.061<br>missing_fraction: 0.422<br>"], ["<br>estimator__inner:<br>  alphas:<br>  - 4.819<br>  l1_ratio: 0.824<br>missing_fraction: 0.996<br>"], ["<br>estimator__inner:<br>  alphas:<br>  - 2.039<br>  l1_ratio: 0.738<br>missing_fraction: 0.597<br>"], ["<br>estimator__inner:<br>  alphas:<br>  - 1.061<br>  l1_ratio: 0.052<br>missing_fraction: 0.669<br>"], ["<br>estimator__inner:<br>  alphas:<br>  - 0.257<br>  l1_ratio: 0.68<br>missing_fraction: 0.943<br>"], ["<br>estimator__inner:<br>  alphas:<br>  - 2.967<br>  l1_ratio: 0.4<br>missing_fraction: 0.208<br>"], ["<br>estimator__inner:<br>  alphas:<br>  - 551.702<br>  l1_ratio: 0.856<br>missing_fraction: 0.777<br>"], ["<br>estimator__inner:<br>  alphas:<br>  - 694.067<br>  l1_ratio: 0.863<br>missing_fraction: 0.845<br>"], ["<br>estimator__inner:<br>  alphas:<br>  - 863.072<br>  l1_ratio: 0.815<br>missing_fraction: 0.955<br>"], ["<br>estimator__inner:<br>  alphas:<br>  - 11.148<br>  l1_ratio: 0.355<br>missing_fraction: 0.89<br>"], ["<br>estimator__inner:<br>  alphas:<br>  - 796.45<br>  l1_ratio: 0.894<br>missing_fraction: 0.127<br>"], ["<br>estimator__inner:<br>  alphas:<br>  - 1.262<br>  l1_ratio: 0.437<br>missing_fraction: 0.17<br>"], ["<br>estimator__inner:<br>  alphas:<br>  - 172.9<br>  l1_ratio: 0.855<br>missing_fraction: 0.913<br>"], ["<br>estimator__inner:<br>  alphas:<br>  - 58.717<br>  l1_ratio: 0.223<br>missing_fraction: 0.353<br>"], ["<br>estimator__inner:<br>  alphas:<br>  - 891.932<br>  l1_ratio: 0.071<br>missing_fraction: 0.245<br>"], ["<br>estimator__inner:<br>  alphas:<br>  - 21.143<br>  l1_ratio: 0.177<br>missing_fraction: 0.197<br>"], ["<br>estimator__inner:<br>  alphas:<br>  - 0.109<br>  l1_ratio: 0.53<br>missing_fraction: 0.697<br>"], ["<br>estimator__inner:<br>  alphas:<br>  - 0.101<br>  l1_ratio: 0.533<br>missing_fraction: 0.741<br>"], ["<br>estimator__inner:<br>  alphas:<br>  - 0.129<br>  l1_ratio: 0.543<br>missing_fraction: 0.712<br>"], ["<br>estimator__inner:<br>  alphas:<br>  - 0.114<br>  l1_ratio: 0.527<br>missing_fraction: 0.704<br>"], ["<br>estimator__inner:<br>  alphas:<br>  - 0.114<br>  l1_ratio: 0.513<br>missing_fraction: 0.708<br>"], ["<br>estimator__inner:<br>  alphas:<br>  - 0.101<br>  l1_ratio: 0.513<br>missing_fraction: 0.727<br>"], ["<br>estimator__inner:<br>  alphas:<br>  - 0.143<br>  l1_ratio: 0.54<br>missing_fraction: 0.751<br>"], ["<br>estimator__inner:<br>  alphas:<br>  - 0.101<br>  l1_ratio: 0.503<br>missing_fraction: 0.735<br>"], ["<br>estimator__inner:<br>  alphas:<br>  - 0.104<br>  l1_ratio: 0.508<br>missing_fraction: 0.667<br>"], ["<br>estimator__inner:<br>  alphas:<br>  - 0.104<br>  l1_ratio: 0.503<br>missing_fraction: 0.709<br>"], ["<br>estimator__inner:<br>  alphas:<br>  - 0.145<br>  l1_ratio: 0.542<br>missing_fraction: 0.751<br>"], ["<br>estimator__inner:<br>  alphas:<br>  - 0.123<br>  l1_ratio: 0.54<br>missing_fraction: 0.686<br>"], ["<br>estimator__inner:<br>  alphas:<br>  - 0.135<br>  l1_ratio: 0.532<br>missing_fraction: 0.703<br>"], ["<br>estimator__inner:<br>  alphas:<br>  - 0.12<br>  l1_ratio: 0.521<br>missing_fraction: 0.706<br>"], ["<br>estimator__inner:<br>  alphas:<br>  - 0.116<br>  l1_ratio: 0.505<br>missing_fraction: 0.736<br>"], ["<br>estimator__inner:<br>  alphas:<br>  - 0.144<br>  l1_ratio: 0.536<br>missing_fraction: 0.706<br>"], ["<br>estimator__inner:<br>  alphas:<br>  - 0.102<br>  l1_ratio: 0.5<br>missing_fraction: 0.691<br>"], ["<br>estimator__inner:<br>  alphas:<br>  - 0.103<br>  l1_ratio: 0.505<br>missing_fraction: 0.715<br>"], ["<br>estimator__inner:<br>  alphas:<br>  - 0.105<br>  l1_ratio: 0.5<br>missing_fraction: 0.732<br>"], ["<br>estimator__inner:<br>  alphas:<br>  - 0.104<br>  l1_ratio: 0.535<br>missing_fraction: 0.707<br>"], ["<br>estimator__inner:<br>  alphas:<br>  - 0.1<br>  l1_ratio: 0.544<br>missing_fraction: 0.716<br>"], ["<br>estimator__inner:<br>  alphas:<br>  - 0.112<br>  l1_ratio: 0.514<br>missing_fraction: 0.707<br>"], ["<br>estimator__inner:<br>  alphas:<br>  - 0.126<br>  l1_ratio: 0.514<br>missing_fraction: 0.729<br>"], ["<br>estimator__inner:<br>  alphas:<br>  - 0.104<br>  l1_ratio: 0.539<br>missing_fraction: 0.713<br>"], ["<br>estimator__inner:<br>  alphas:<br>  - 0.12<br>  l1_ratio: 0.553<br>missing_fraction: 0.762<br>"], ["<br>estimator__inner:<br>  alphas:<br>  - 0.13<br>  l1_ratio: 0.531<br>missing_fraction: 0.735<br>"], ["<br>estimator__inner:<br>  alphas:<br>  - 0.117<br>  l1_ratio: 0.52<br>missing_fraction: 0.708<br>"], ["<br>estimator__inner:<br>  alphas:<br>  - 0.112<br>  l1_ratio: 0.494<br>missing_fraction: 0.713<br>"], ["<br>estimator__inner:<br>  alphas:<br>  - 0.108<br>  l1_ratio: 0.521<br>missing_fraction: 0.698<br>"], ["<br>estimator__inner:<br>  alphas:<br>  - 0.11<br>  l1_ratio: 0.533<br>missing_fraction: 0.697<br>"]], "hovertemplate": "inner=%{x:.1f}<br>outer=%{y}<br>hyperparameters=%{customdata[0]}<extra></extra>", "legendgroup": "", "marker": {"color": "rgb(102, 197, 204)", "symbol": "circle", "size": 3}, "mode": "markers", "name": "", "orientation": "v", "showlegend": false, "x": [0.5, 0.5, 0.5, 0.5, 0.5, 0.5, 0.7657, 0.5, 0.5, 0.5, 0.5, 0.7532, 0.5, 0.5, 0.5, 0.5, 0.5, 0.5, 0.5, 0.5, 0.5, 0.5, 0.5, 0.7069, 0.745, 0.5, 0.5, 0.5, 0.5, 0.5, 0.5, 0.5, 0.5, 0.5, 0.5, 0.5, 0.7696, 0.7473, 0.7687, 0.747, 0.7405, 0.7626, 0.7512, 0.7943, 0.7562, 0.7744, 0.7809, 0.7416, 0.7395, 0.7715, 0.7602, 0.7706, 0.7823, 0.7467, 0.7622, 0.7599, 0.7649, 0.7679, 0.7594, 0.7666, 0.7742, 0.7445, 0.7389, 0.7309, 0.7694, 0.7475], "xaxis": "x", "y": [0.5, 0.5, 0.5, 0.5, 0.5, 0.5, 0.6306, 0.5, 0.5, 0.5, 0.5, 0.6311, 0.5, 0.5, 0.5, 0.5, 0.5, 0.5, 0.5, 0.5, 0.5, 0.5, 0.5, 0.6482, 0.6417, 0.5, 0.5, 0.5, 0.5, 0.5, 0.5, 0.5, 0.5, 0.5, 0.5, 0.5, 0.6289, 0.6276, 0.6289, 0.6296, 0.6294, 0.6256, 0.6289, 0.6261, 0.6274, 0.6271, 0.6296, 0.6296, 0.6291, 0.6296, 0.6291, 0.6289, 0.6258, 0.6269, 0.6271, 0.6279, 0.6279, 0.6289, 0.6304, 0.6281, 0.6296, 0.6294, 0.6304, 0.6279, 0.6284, 0.6294], "yaxis": "y", "type": "scatter"}], "layout": {"xaxis": {"anchor": "y", "domain": [0.0, 1.0], "title": {"text": "Inner c-index"}, "range": [0.5, 1]}, "yaxis": {"anchor": "x", "domain": [0.0, 1.0], "title": {"text": "Outer c-index"}, "scaleanchor": "x", "scaleratio": 1, "range": [0.5, 1]}, "legend": {"tracegroupgap": 0}, "margin": {"t": 60}, "height": 400, "width": 400}}
